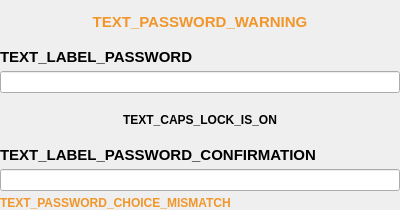
<?xml version="1.0" encoding="UTF-8"?>
<ui version="4.0">
 <class>PasswordChoiceWidget</class>
 <widget class="QWidget" name="PasswordChoiceWidget">
  <property name="geometry">
   <rect>
    <x>0</x>
    <y>0</y>
    <width>400</width>
    <height>210</height>
   </rect>
  </property>
  <property name="minimumSize">
   <size>
    <width>0</width>
    <height>210</height>
   </size>
  </property>
  <property name="windowTitle">
   <string>Form</string>
  </property>
  <property name="styleSheet">
   <string notr="true">#label_mismatch {
	color: #F1962B;
}

#label_password_warning {
	color: #F1962B;
}</string>
  </property>
  <layout class="QVBoxLayout" name="verticalLayout">
   <property name="spacing">
    <number>5</number>
   </property>
   <property name="leftMargin">
    <number>0</number>
   </property>
   <property name="topMargin">
    <number>0</number>
   </property>
   <property name="rightMargin">
    <number>0</number>
   </property>
   <property name="bottomMargin">
    <number>0</number>
   </property>
   <item>
    <widget class="QLabel" name="label_password_warning">
     <property name="font">
      <font>
       <pointsize>11</pointsize>
       <weight>75</weight>
       <bold>true</bold>
      </font>
     </property>
     <property name="text">
      <string>TEXT_PASSWORD_WARNING</string>
     </property>
     <property name="alignment">
      <set>Qt::AlignCenter</set>
     </property>
     <property name="wordWrap">
      <bool>true</bool>
     </property>
    </widget>
   </item>
   <item>
    <layout class="QVBoxLayout" name="verticalLayout_14">
     <property name="spacing">
      <number>5</number>
     </property>
     <item>
      <widget class="QLabel" name="label_password">
       <property name="font">
        <font>
         <pointsize>11</pointsize>
         <weight>75</weight>
         <bold>true</bold>
        </font>
       </property>
       <property name="text">
        <string>TEXT_LABEL_PASSWORD</string>
       </property>
       <property name="alignment">
        <set>Qt::AlignLeading|Qt::AlignLeft|Qt::AlignVCenter</set>
       </property>
      </widget>
     </item>
     <item>
      <widget class="QLineEdit" name="line_edit_password">
       <property name="minimumSize">
        <size>
         <width>0</width>
         <height>0</height>
        </size>
       </property>
       <property name="text">
        <string/>
       </property>
       <property name="echoMode">
        <enum>QLineEdit::Password</enum>
       </property>
       <property name="placeholderText">
        <string/>
       </property>
      </widget>
     </item>
    </layout>
   </item>
   <item>
    <layout class="QVBoxLayout" name="verticalLayout_2">
     <property name="topMargin">
      <number>10</number>
     </property>
     <property name="bottomMargin">
      <number>10</number>
     </property>
     <item>
      <widget class="QLabel" name="label_caps_lock">
       <property name="font">
        <font>
         <weight>75</weight>
         <bold>true</bold>
        </font>
       </property>
       <property name="text">
        <string>TEXT_CAPS_LOCK_IS_ON</string>
       </property>
       <property name="alignment">
        <set>Qt::AlignCenter</set>
       </property>
       <property name="wordWrap">
        <bool>true</bool>
       </property>
      </widget>
     </item>
    </layout>
   </item>
   <item>
    <layout class="QVBoxLayout" name="verticalLayout_15">
     <property name="spacing">
      <number>5</number>
     </property>
     <item>
      <widget class="QLabel" name="label_confirmation">
       <property name="font">
        <font>
         <pointsize>11</pointsize>
         <weight>75</weight>
         <bold>true</bold>
        </font>
       </property>
       <property name="text">
        <string>TEXT_LABEL_PASSWORD_CONFIRMATION</string>
       </property>
       <property name="alignment">
        <set>Qt::AlignLeading|Qt::AlignLeft|Qt::AlignVCenter</set>
       </property>
      </widget>
     </item>
     <item>
      <widget class="QLineEdit" name="line_edit_password_check">
       <property name="minimumSize">
        <size>
         <width>0</width>
         <height>0</height>
        </size>
       </property>
       <property name="echoMode">
        <enum>QLineEdit::Password</enum>
       </property>
       <property name="placeholderText">
        <string/>
       </property>
      </widget>
     </item>
     <item>
      <widget class="QLabel" name="label_mismatch">
       <property name="font">
        <font>
         <weight>75</weight>
         <bold>true</bold>
        </font>
       </property>
       <property name="text">
        <string>TEXT_PASSWORD_CHOICE_MISMATCH</string>
       </property>
       <property name="wordWrap">
        <bool>true</bool>
       </property>
      </widget>
     </item>
    </layout>
   </item>
   <item>
    <layout class="QHBoxLayout" name="layout_password_strength"/>
   </item>
  </layout>
 </widget>
 <resources/>
 <connections/>
</ui>
